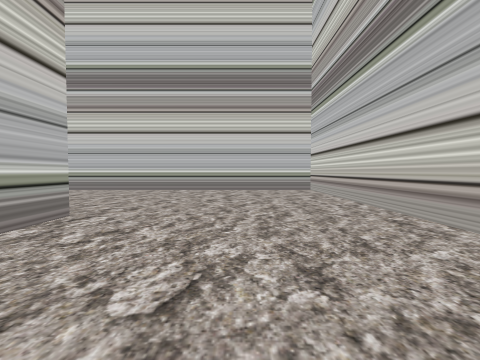
view 1 (above)

24 first-person views from a walk through a Unity game level. The camera is 1.3 m above the floor, tilts 2° down and sees 90° across. The floor is counted in squares, 2 m on a side. Each view is taken from the middle of a square. On the plan, view 1 faces up. The plan holds only what a view shows up to about 9 squares ahead; the rest is blank. The place goes on beyond the plan. The player character is not drawn.

view 2
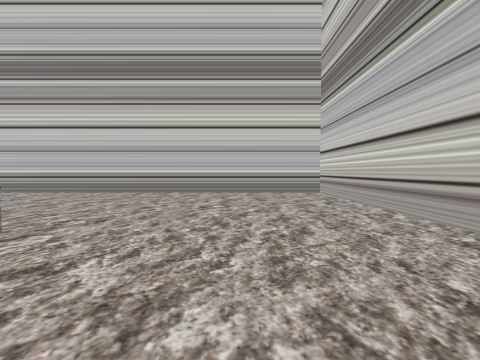

view 3
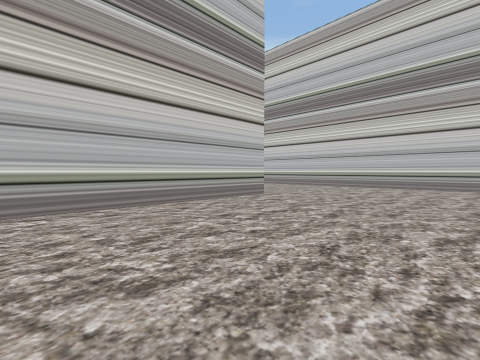

view 4
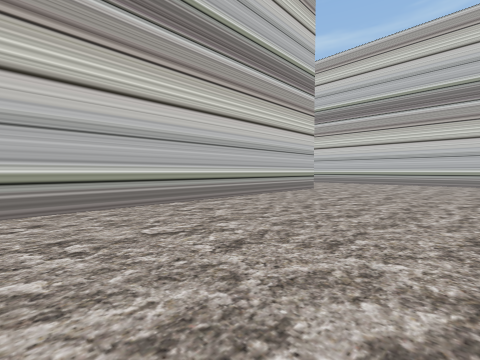

view 5
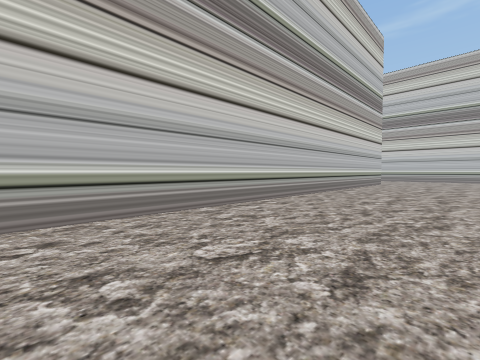

view 6
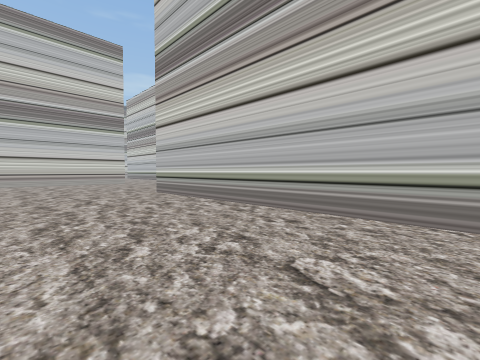

view 7
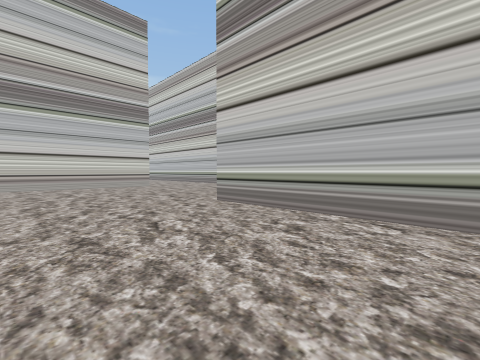

view 8
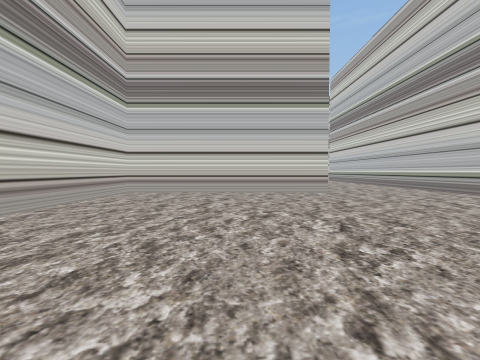

view 9
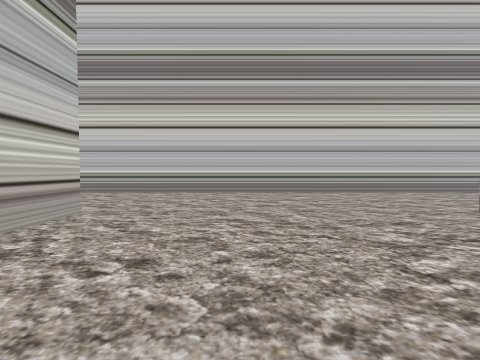

view 10
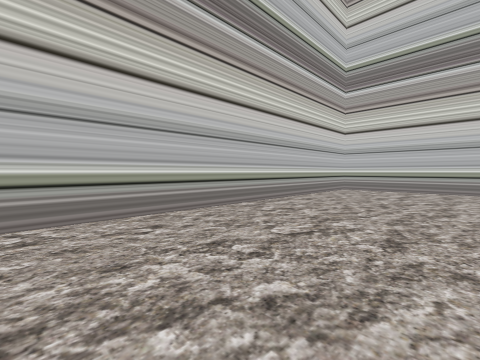

view 11
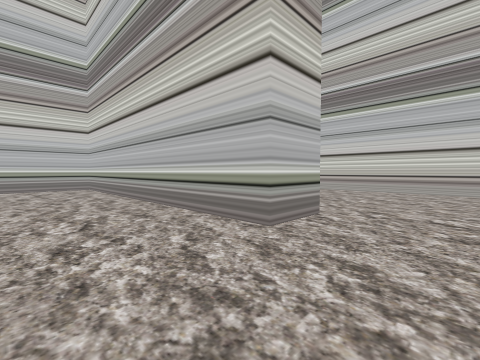

view 12
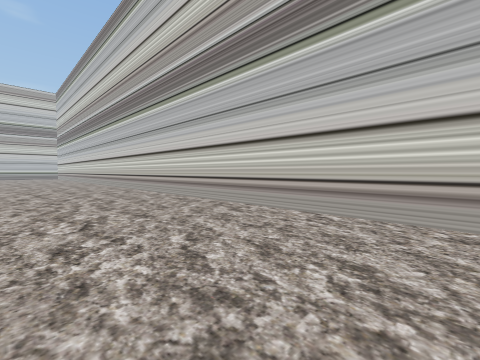

view 13
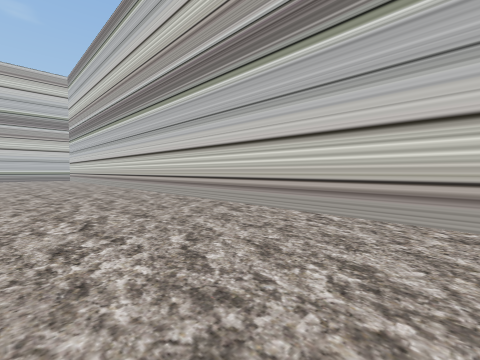

view 14
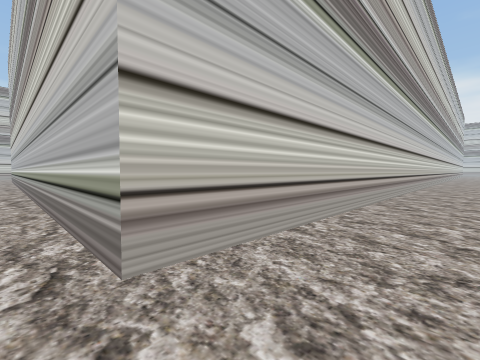

view 15
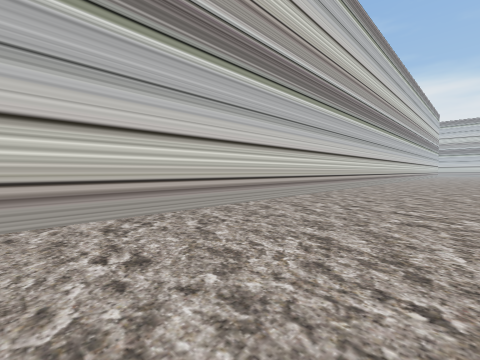

view 16
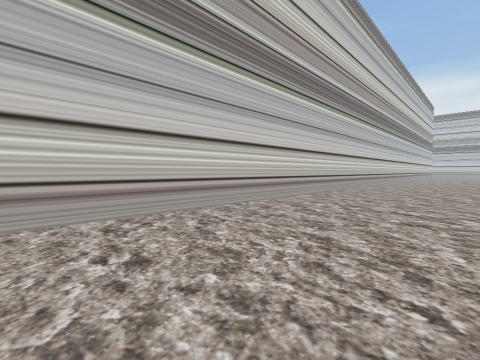

view 17
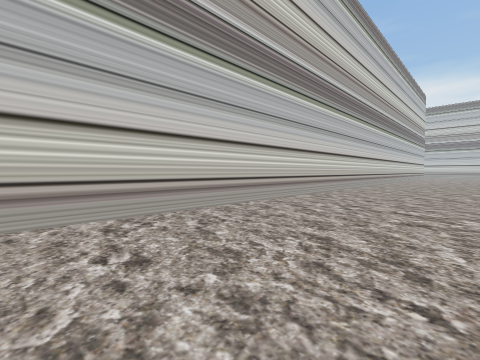

view 18
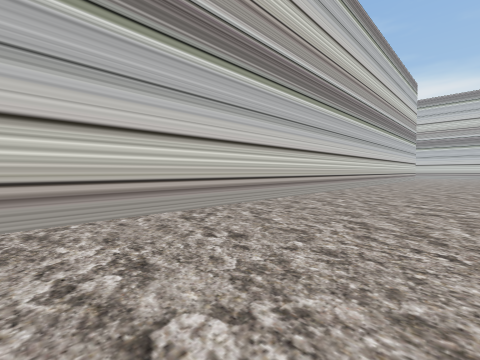

view 19
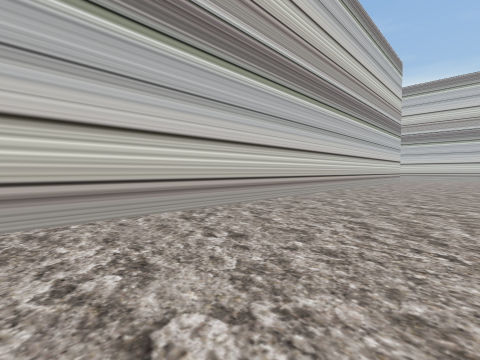

view 20
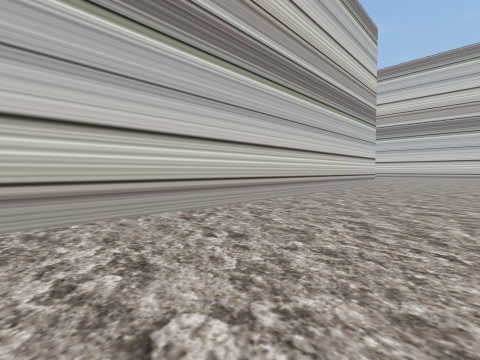

view 21
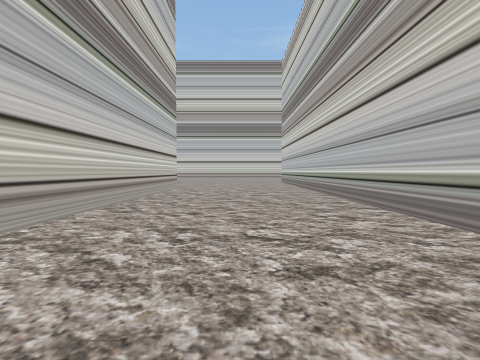

view 22
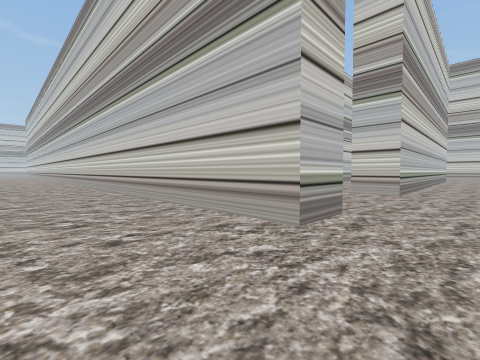

view 23
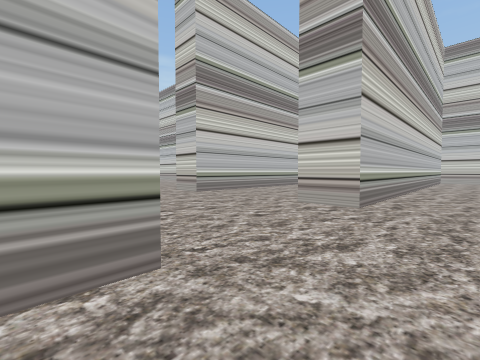

view 24
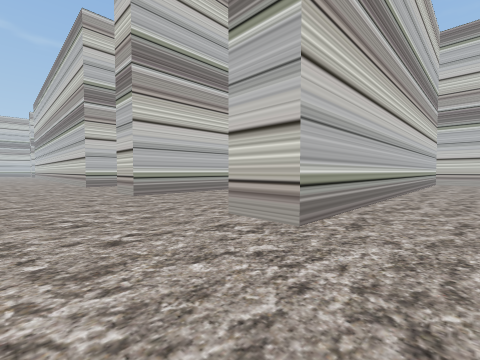

### Floor plan
Points are (right, up) in squares from view 1. A wall is a line through its corners. A room is listed if a view was taken in it or the views show most of it. See-through windows are left out.
Room 1 (views 1, 2, 3, 4, 5, 6, 7, 8, 9, 10, 11, 12, 13, 14, 15, 16, 17, 18, 19, 20, 21, 22, 23)
walls: (2.5, 2.4) (2.5, 8.5) (-7.5, 8.5); (-35.4, 8.5) (-42, 8.5); (-3.8, -21.5) (2.5, -21.5) (2.5, -2.8); (-42.5, 2.1) (-42.5, 3.5) (-2.5, 3.5) (-2.5, -15.3) (-3.7, -15.3) (-3.7, -7.1) (-7.5, -7.1) (-7.5, -24)
ways out: opening at (-43.5, 3) to room 2
Room 2 (view 24)
walls: (-37.5, -5) (-37.5, -1.5) (-36.2, -1.5); (-42.5, -10.2) (-42.5, -1.5) (-41.2, -1.5)
ways out: opening at (-43.5, 3) to room 1

Positions as (right, up) in squares from view 1, and headings:
1: (0, 0), facing up
2: (0, 1), facing up
3: (2, -2), facing up-left
4: (2, -5), facing up-left
5: (1, -10), facing up-left
6: (1, -8), facing down-left
7: (1, -11), facing down-left
8: (-1, -14), facing down
9: (0, -19), facing left
10: (-4, -16), facing up-left
11: (-6, -17), facing up-right
12: (-1, -17), facing up-right
13: (-1, -12), facing up-right
14: (-2, 5), facing down-left
15: (-6, 7), facing down-left
16: (-11, 7), facing down-left
17: (-16, 7), facing down-left
18: (-20, 7), facing down-left
19: (-25, 7), facing down-left
20: (-30, 7), facing down-left
21: (-33, 6), facing left
22: (-44, 6), facing down-right
23: (-44, 3), facing down-right
24: (-44, 1), facing down-right
